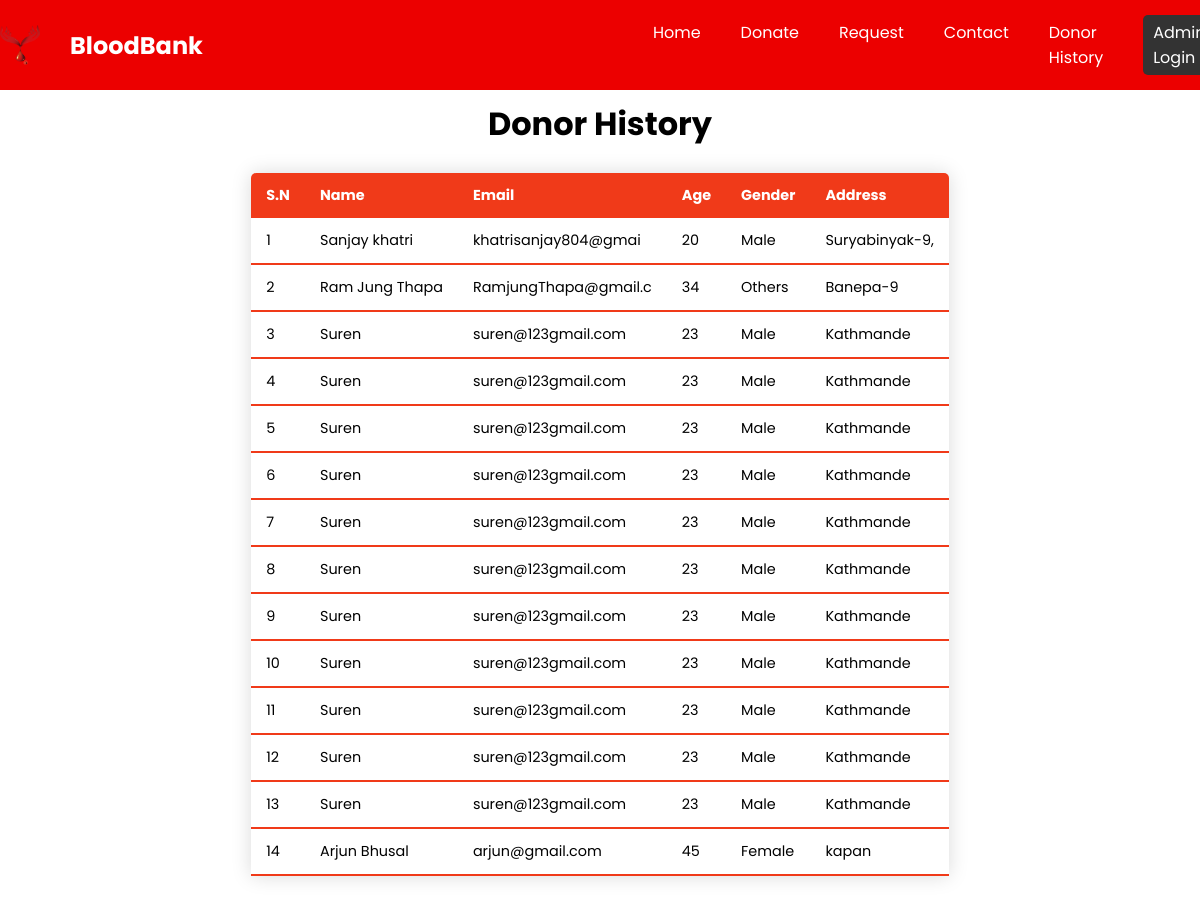
/donorHistory.php, run on the app's committed database.
### tables this page shows
CREATE TABLE `donorhistory` (
  `Id` int(11) NOT NULL,
  `Name` varchar(40) NOT NULL,
  `Email` varchar(20) NOT NULL,
  `Age` int(11) NOT NULL,
  `Gender` varchar(10) NOT NULL,
  `BloodGroup` varchar(10) NOT NULL,
  `History` varchar(20) NOT NULL,
  `Contact` varchar(10) NOT NULL,
  `Address` varchar(40) NOT NULL
);

### donorHistory.php (the view, shortened to what this page needs)
<!DOCTYPE html>
<html lang="en">
<head>
    <link rel="stylesheet" href="css/table.css">
</head>
<body>
    <?php include 'header.php'?>
    <div class="title">
        <h1>Donor History</h1>
    </div>
    <center>
    <table class="content-table">
        <thead>
            <tr>
                <th>S.N</th>
                <th>Name</th>
                <th>Email</th>
                <th>Age</th>
                <th>Gender</th>
                <th>Address</th>
            </tr>
        </thead>
    <?php
    include "connection/config.php";
    $selectQuery = "SELECT * FROM donorHistory";
    $result = mysqli_query($conn, $selectQuery);
    if(mysqli_num_rows($result)){
        $i = 1;
        while($row = mysqli_fetch_assoc($result)){
?>
    <tbody>
    <tr>
        <td><?php echo $i;?></td>
        <td><?php echo $row ['Name']?></td>
        <td><?php echo $row ['Email']?></td>
        <td><?php echo $row ['Age']?></td>
        <td><?php echo $row ['Gender']?></td>
        <td><?php echo $row ['Address']?></td>
    </tr>
        <?php
        $i++;
        }
    }
        ?>
    </tbody>
    </table>
    </center>
</body>
</html>

### header.php (shortened to what this page needs)
<html lang="en">
<head>
    <link rel="stylesheet" href="css/header.css">
</head>
<body>
  <nav class="header">
       <div class="logo">
           <img src="./image/logo.png" alt="this">
           <h1>BloodBank</h1>
       </div>
          <ul class="nav-links">
            <li><a href="index.php">Home</a></li>
            <li><a href="donorForm.php">Donate</a></li>
            <li><a href="requestForm.php">Request</a></li>
            <li><a href="#contact">Contact</a></li>
            <li><a href="donorHistory.php">Donor History</a></li>
          </ul>
        <div class="login-buttons">
          <a href = "login.php" class="login">Admin Login</a>
        </div>
   </nav>
</body>
</html>

### css/table.css (style rules this page uses)
.title { padding-top: 100px; text-align: center; }
.content-table { border-collapse: collapse; margin: 25px 0; font-size: 0.9em; min-width: 400px; border-radius: 5px 5px 0 0; overflow: hidden; box-shadow: 0 0 20px rgb(0,0,0,0.15); }
.content-table thead tr { background-color: #f03a19; color: #ffffff; text-align: left; font-weight: bold; }
.content-table th, .content-table td { padding: 12px 15px; word-wrap: break-word; }
.content-table tbody tr { border-bottom: 1px solid #dddddd; }
.content-table tbody tr:last-of-type { border-bottom: 2px solid #f03a19; }
a { text-decoration: none; color: white; }

### css/header.css (style rules this page uses)
* { margin:0; padding:0; box-sizing:border-box; }
body { font-family:"Poppins", sans-serif; }
.header { display:flex; align-items:center; justify-content:space-around; height:90px; background: #EC0000; position: fixed; width: 100vw; }
.logo { display:flex; align-items:center; }
.logo h1 { margin-left:30px; color: white; }
.logo img { width:40px; height:40px; }
.nav-links { display:flex; justify-content:space-around; margin-left:450px; position: sticky; }
.nav-links li { list-style:none; text-decoration:none; margin-right:40px; }
.nav-links li a { text-decoration:none; color:white; }
.login-buttons { display:flex; justify-content:space-around; }
.login { margin-right:40px; text-decoration:none; background:#333; color:white; padding:5px 10px 5px 10px; border-radius:5px; }

### data on the page
donorhistory: Name "Sanjay khatri", Email "khatrisanjay804@gmai", Age "20", Gender "Male", Address "Suryabinyak-9,"
donorhistory: Name "Ram Jung Thapa", Email "RamjungThapa@gmail.c", Age "34", Gender "Others", Address "Banepa-9"
donorhistory: Name "Suren", Email "suren@123gmail.com", Age "23", Gender "Male", Address "Kathmande"
donorhistory: Name "Suren", Email "suren@123gmail.com", Age "23", Gender "Male", Address "Kathmande"
donorhistory: Name "Suren", Email "suren@123gmail.com", Age "23", Gender "Male", Address "Kathmande"
donorhistory: Name "Suren", Email "suren@123gmail.com", Age "23", Gender "Male", Address "Kathmande"
donorhistory: Name "Suren", Email "suren@123gmail.com", Age "23", Gender "Male", Address "Kathmande"
donorhistory: Name "Suren", Email "suren@123gmail.com", Age "23", Gender "Male", Address "Kathmande"
donorhistory: Name "Suren", Email "suren@123gmail.com", Age "23", Gender "Male", Address "Kathmande"
donorhistory: Name "Suren", Email "suren@123gmail.com", Age "23", Gender "Male", Address "Kathmande"
donorhistory: Name "Suren", Email "suren@123gmail.com", Age "23", Gender "Male", Address "Kathmande"
donorhistory: Name "Suren", Email "suren@123gmail.com", Age "23", Gender "Male", Address "Kathmande"
donorhistory: Name "Suren", Email "suren@123gmail.com", Age "23", Gender "Male", Address "Kathmande"
donorhistory: Name "Arjun Bhusal", Email "arjun@gmail.com", Age "45", Gender "Female", Address "kapan"
